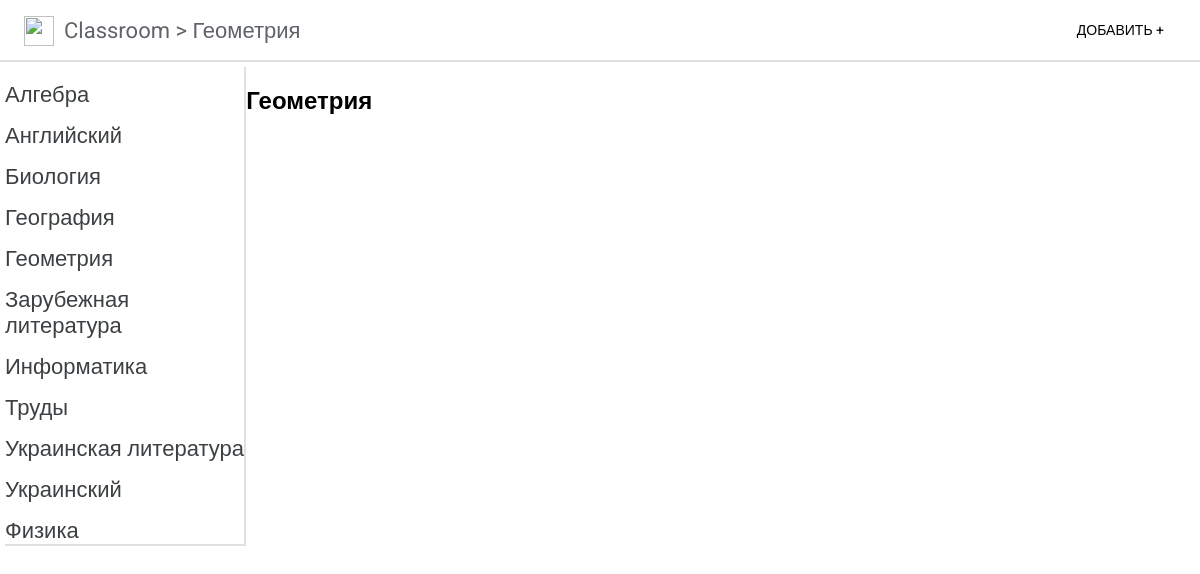
Page /classroom/2/ on the committed database.
### classroom/models.py (models this page shows, shortened)
class Subject(models.Model):
    name = models.CharField(max_length=50, verbose_name="Название", db_index=True)
    class Meta:
        verbose_name="Предмет"
        verbose_name_plural="Предметы"
        ordering =  ['name']

### classroom/views.py (the view)
# urls.py: path('<int:subject_id>/', by_subject,name='by_subject'),
def by_subject(request, subject_id):
    posts = BoardMessage.objects.filter(subject=subject_id)
    subjects = Subject.objects.all()
    current_subject = Subject.objects.get(pk=subject_id)
    return render(request,'classroom/by_subject.html', locals() )

### classroom/templates/classroom/by_subject.html (shortened to what this page needs)
{% extends "layout/base.html" %}
{% block content %}
    <h2>{{ current_subject.name }}</h2>
{% endblock content %}

### classroom/templates/layout/base.html (shortened to what this page needs)
{% load static %}
<!DOCTYPE html>
<html lang="uk">
<head>
    <link rel ="stylesheet" href="{% static 'classroom/style.css' %}">
</head>
<body>
    <header class="header">
    <nav class="navbar">
        <a class="logo"href=" {% url 'index' %}">
            <img class="logo-img" src="https://www.gstatic.com/classroom/logo_square_rounded.svg" alt="">
            <span class="logo-text">Classroom >  {{ current_subject.name }}</span>
        </a>
        <a class="add-link"href="{% url 'add' %}">Добавить +</a>
    </nav>
    </header >
    <section class="menu">
    <div class="left-column">
    <div class="subject-list">
    {% for subject in subjects %}
    <a class="subject-item" href="{% url 'by_subject' subject.pk %}">{{ subject.name }}</a>
    {% endfor %}
    </div>
    </div>
    <div class="right-column">
        {% block content %}
        {% endblock content %}
    </div>
    </section>
</body>
</html>

### classroom/static/classroom/style.css (style rules this page uses)
body { font-family: "Google Sans",Roboto,Arial,sans-serif; font-weight: 400; width: 100%; margin: 0; bottom: 0; }
.header { height: 60px; border-bottom: 2px solid #e0e0e0; }
.logo { display: flex; position: absolute; text-decoration: none; top: 2%; left: 2%; }
.logo-img { width: 30px; height: 30px; }
.logo-text { padding-top: 2px; padding-left: 10px; color: #5f6368; font-size: 22px; }
.add-link { position: absolute; top: 2%; right: 3%; text-decoration: none; font-size: 14px; font-family: "Google Sans",Roboto,Arial,sans-serif; font-weight: 400; line-height: 1.75rem; text-transform: uppercase; color: #000; }
.left-column { display: flex; width: 300px; border-right: 2px solid #e0e0e0; border-bottom: 2px solid #e0e0e0; }
.subject-list { flex-direction: column; align-items:start ; display: flex; }
.subject-item { padding-top: 15px; font-size: 22px; text-decoration: none; color: #3c4043; }
.menu { display: flex; padding: 5px; }
.right-column { width: 100%; }

### rows in the picture
Subject: name "Геометрия"
Subject: name "Алгебра"
Subject: name "Английский"
Subject: name "Биология"
Subject: name "География"
Subject: name "Зарубежная литература"
Subject: name "Информатика"
Subject: name "Труды"
Subject: name "Украинская литература"
Subject: name "Украинский"
Subject: name "Физика"
